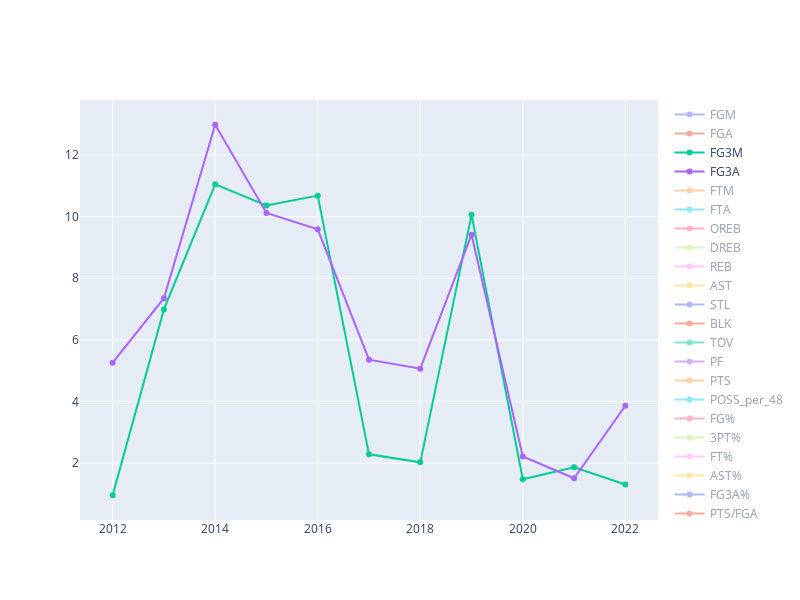

Notebook cell for this chart:
### Code cell
# Create a scatterplot to show the percent change in each of the statistics from regular season to playoffs over the last 10 seasons

fig = go.Figure()
for col in change_df.columns[1:]:
    fig.add_trace(go.Scatter(x=change_df['season_start_year'],
                            y=change_df[col], name=col))

fig.update_layout(
    autosize=False,
    width=800,  # Adjust the width as desired
    height=600,  # Adjust the height as desired
)
fig.show()

### Figure 1 — Plotly figure (JSON) as saved in the notebook; plotly's stock layout.template omitted (floating-point values rounded to 4 significant figures)
{"data": [{"name": "FGM", "type": "scatter", "visible": "legendonly", "x": [2012, 2013, 2014, 2015, 2016, 2017, 2018, 2019, 2020, 2021, 2022], "y": [-3.817, -0.277, -2.737, -1.639, 0.316, -1.036, -4.331, -2.298, 0.62, -3.008, -1.184]}, {"name": "FGA", "type": "scatter", "visible": "legendonly", "x": [2012, 2013, 2014, 2015, 2016, 2017, 2018, 2019, 2020, 2021, 2022], "y": [-1.272, -0.301, 0.266, 1.134, -0.384, -0.02, -0.476, -1.639, 1.445, -1.845, 1.745]}, {"name": "FG3M", "type": "scatter", "visible": true, "x": [2012, 2013, 2014, 2015, 2016, 2017, 2018, 2019, 2020, 2021, 2022], "y": [0.959, 6.989, 11.05, 10.36, 10.68, 2.286, 2.026, 10.06, 1.48, 1.867, 1.308]}, {"name": "FG3A", "type": "scatter", "visible": true, "x": [2012, 2013, 2014, 2015, 2016, 2017, 2018, 2019, 2020, 2021, 2022], "y": [5.262, 7.352, 12.98, 10.12, 9.586, 5.358, 5.065, 9.412, 2.218, 1.512, 3.864]}, {"name": "FTM", "type": "scatter", "visible": "legendonly", "x": [2012, 2013, 2014, 2015, 2016, 2017, 2018, 2019, 2020, 2021, 2022], "y": [10.25, 9.133, 4.844, 2.449, 5.468, 5.549, 11.89, 8.292, 6.434, 8.047, -3.365]}, {"name": "FTA", "type": "scatter", "visible": "legendonly", "x": [2012, 2013, 2014, 2015, 2016, 2017, 2018, 2019, 2020, 2021, 2022], "y": [10.48, 8.175, 8.464, 3.754, 4.854, 5.813, 9.381, 6.206, 5.243, 6.628, -4.725]}, {"name": "OREB", "type": "scatter", "visible": "legendonly", "x": [2012, 2013, 2014, 2015, 2016, 2017, 2018, 2019, 2020, 2021, 2022], "y": [-4.331, -2.923, 0.314, 3.511, -2.594, -3.358, 0.737, -10.14, 4.155, -6.394, 1.848]}, {"name": "DREB", "type": "scatter", "visible": "legendonly", "x": [2012, 2013, 2014, 2015, 2016, 2017, 2018, 2019, 2020, 2021, 2022], "y": [1.607, 0.343, 3.983, 0.314, -2.346, 1.676, 2.06, 1.575, 0.363, -1.246, 2.178]}, {"name": "REB", "type": "scatter", "visible": "legendonly", "x": [2012, 2013, 2014, 2015, 2016, 2017, 2018, 2019, 2020, 2021, 2022], "y": [0.033, -0.491, 3.06, 1.075, -2.404, 0.552, 1.757, -1.058, 1.204, -2.443, 2.099]}, {"name": "AST", "type": "scatter", "visible": "legendonly", "x": [2012, 2013, 2014, 2015, 2016, 2017, 2018, 2019, 2020, 2021, 2022], "y": [-11.13, -6.88, -2.12, -8.193, -0.377, -4.159, -4.422, -3.6, -8.586, -4.127, -3.637]}, {"name": "STL", "type": "scatter", "visible": "legendonly", "x": [2012, 2013, 2014, 2015, 2016, 2017, 2018, 2019, 2020, 2021, 2022], "y": [-7.87, -4.594, -2.726, -3.999, -0.318, -3.315, -5.3, -5.432, -8.981, -4.031, -2.811]}, {"name": "BLK", "type": "scatter", "visible": "legendonly", "x": [2012, 2013, 2014, 2015, 2016, 2017, 2018, 2019, 2020, 2021, 2022], "y": [-3.952, -4.44, 10.74, 2.971, 0.412, 2.308, 0.441, -10.64, -6.774, -0.146, 5.411]}, {"name": "TOV", "type": "scatter", "visible": "legendonly", "x": [2012, 2013, 2014, 2015, 2016, 2017, 2018, 2019, 2020, 2021, 2022], "y": [-3.323, -6.531, -7.577, -7.096, -3.207, -6.315, -3.336, -1.416, -10.38, 2.504, -6.398]}, {"name": "PF", "type": "scatter", "visible": "legendonly", "x": [2012, 2013, 2014, 2015, 2016, 2017, 2018, 2019, 2020, 2021, 2022], "y": [14.09, 9.935, 7.261, 6.995, 6.163, 6.69, 8.363, 7.634, 9.637, 12.79, 1.64]}, {"name": "PTS", "type": "scatter", "visible": "legendonly", "x": [2012, 2013, 2014, 2015, 2016, 2017, 2018, 2019, 2020, 2021, 2022], "y": [-1.075, 1.942, -0.357, 0.06, 2.134, 0.322, -1.103, 0.743, 1.598, -0.768, -1.266]}, {"name": "POSS_per_48", "type": "scatter", "visible": "legendonly", "x": [2012, 2013, 2014, 2015, 2016, 2017, 2018, 2019, 2020, 2021, 2022], "y": [-2.632, -3.558, 0.549, -2.678, -1.399, -2.014, -2.406, -2.87, -3.038, -2.734, -2.161]}, {"name": "FG%", "type": "scatter", "visible": "legendonly", "x": [2012, 2013, 2014, 2015, 2016, 2017, 2018, 2019, 2020, 2021, 2022], "y": [-2.578, 0.024, -2.995, -2.741, 0.703, -1.016, -3.874, -0.67, -0.813, -1.186, -2.879]}, {"name": "3PT%", "type": "scatter", "visible": "legendonly", "x": [2012, 2013, 2014, 2015, 2016, 2017, 2018, 2019, 2020, 2021, 2022], "y": [-4.088, -0.338, -1.712, 0.22, 0.998, -2.916, -2.893, 0.588, -0.722, 0.35, -2.461]}, {"name": "FT%", "type": "scatter", "visible": "legendonly", "x": [2012, 2013, 2014, 2015, 2016, 2017, 2018, 2019, 2020, 2021, 2022], "y": [-0.21, 0.886, -3.337, -1.257, 0.586, -0.25, 2.291, 1.964, 1.132, 1.331, 1.428]}, {"name": "AST%", "type": "scatter", "visible": "legendonly", "x": [2012, 2013, 2014, 2015, 2016, 2017, 2018, 2019, 2020, 2021, 2022], "y": [-7.6, -6.621, 0.634, -6.663, -0.691, -3.156, -0.094, -1.333, -9.15, -1.153, -2.482]}, {"name": "FG3A%", "type": "scatter", "visible": "legendonly", "x": [2012, 2013, 2014, 2015, 2016, 2017, 2018, 2019, 2020, 2021, 2022], "y": [6.618, 7.676, 12.68, 8.883, 10.01, 5.379, 5.567, 11.23, 0.762, 3.419, 2.082]}, {"name": "PTS/FGA", "type": "scatter", "visible": "legendonly", "x": [2012, 2013, 2014, 2015, 2016, 2017, 2018, 2019, 2020, 2021, 2022], "y": [0.199, 2.249, -0.621, -1.061, 2.527, 0.341, -0.63, 2.422, 0.151, 1.097, -2.959]}, {"name": "FG3M/FGM", "type": "scatter", "visible": "legendonly", "x": [2012, 2013, 2014, 2015, 2016, 2017, 2018, 2019, 2020, 2021, 2022], "y": [4.966, 7.286, 14.17, 12.2, 10.33, 3.356, 6.645, 12.64, 0.855, 5.026, 2.521]}, {"name": "FTA/FGA", "type": "scatter", "visible": "legendonly", "x": [2012, 2013, 2014, 2015, 2016, 2017, 2018, 2019, 2020, 2021, 2022], "y": [11.9, 8.501, 8.176, 2.591, 5.257, 5.834, 9.904, 7.975, 3.744, 8.632, -6.359]}, {"name": "TRU%", "type": "scatter", "visible": "legendonly", "x": [2012, 2013, 2014, 2015, 2016, 2017, 2018, 2019, 2020, 2021, 2022], "y": [-1.14, 1.226, -1.546, -1.358, 1.917, -0.28, -1.696, 1.531, -0.241, 0.185, -2.261]}, {"name": "AST/TOV", "type": "scatter", "visible": "legendonly", "x": [2012, 2013, 2014, 2015, 2016, 2017, 2018, 2019, 2020, 2021, 2022], "y": [-8.073, -0.373, 5.905, -1.181, 2.924, 2.301, -1.123, -2.215, 1.999, -6.468, 2.95]}], "layout": {"autosize": false, "height": 600, "width": 800, "xaxis": {"autorange": true, "range": [2011.0, 2023.0], "type": "linear"}, "yaxis": {"autorange": true, "range": [0.156, 13.78], "type": "linear"}}}
